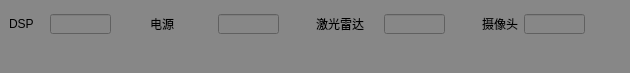
     <widget class="QWidget" name="widget_7" native="true">
      <property name="geometry">
       <rect>
        <x>794</x>
        <y>534</y>
        <width>630</width>
        <height>73</height>
       </rect>
      </property>
      <property name="styleSheet">
       <string notr="true">background-color: rgb(255, 255, 255);
background-color: rgb(135, 135, 135);</string>
      </property>
      <widget class="QLabel" name="label_105">
       <property name="geometry">
        <rect>
         <x>9</x>
         <y>14</y>
         <width>68</width>
         <height>20</height>
        </rect>
       </property>
       <property name="minimumSize">
        <size>
         <width>68</width>
         <height>20</height>
        </size>
       </property>
       <property name="maximumSize">
        <size>
         <width>68</width>
         <height>20</height>
        </size>
       </property>
       <property name="text">
        <string>DSP</string>
       </property>
      </widget>
      <widget class="QLineEdit" name="lineEdit_75">
       <property name="geometry">
        <rect>
         <x>50</x>
         <y>14</y>
         <width>61</width>
         <height>20</height>
        </rect>
       </property>
       <property name="minimumSize">
        <size>
         <width>61</width>
         <height>20</height>
        </size>
       </property>
       <property name="maximumSize">
        <size>
         <width>61</width>
         <height>20</height>
        </size>
       </property>
      </widget>
      <widget class="QLineEdit" name="lineEdit_76">
       <property name="geometry">
        <rect>
         <x>218</x>
         <y>14</y>
         <width>61</width>
         <height>20</height>
        </rect>
       </property>
       <property name="minimumSize">
        <size>
         <width>61</width>
         <height>20</height>
        </size>
       </property>
       <property name="maximumSize">
        <size>
         <width>61</width>
         <height>20</height>
        </size>
       </property>
      </widget>
      <widget class="QLabel" name="label_106">
       <property name="enabled">
        <bool>true</bool>
       </property>
       <property name="geometry">
        <rect>
         <x>150</x>
         <y>14</y>
         <width>68</width>
         <height>20</height>
        </rect>
       </property>
       <property name="minimumSize">
        <size>
         <width>68</width>
         <height>20</height>
        </size>
       </property>
       <property name="maximumSize">
        <size>
         <width>68</width>
         <height>20</height>
        </size>
       </property>
       <property name="text">
        <string>电源</string>
       </property>
      </widget>
      <widget class="QLineEdit" name="lineEdit_77">
       <property name="geometry">
        <rect>
         <x>384</x>
         <y>14</y>
         <width>61</width>
         <height>20</height>
        </rect>
       </property>
       <property name="minimumSize">
        <size>
         <width>61</width>
         <height>20</height>
        </size>
       </property>
       <property name="maximumSize">
        <size>
         <width>61</width>
         <height>20</height>
        </size>
       </property>
      </widget>
      <widget class="QLabel" name="label_107">
       <property name="geometry">
        <rect>
         <x>316</x>
         <y>14</y>
         <width>68</width>
         <height>20</height>
        </rect>
       </property>
       <property name="minimumSize">
        <size>
         <width>68</width>
         <height>20</height>
        </size>
       </property>
       <property name="maximumSize">
        <size>
         <width>68</width>
         <height>20</height>
        </size>
       </property>
       <property name="text">
        <string>激光雷达</string>
       </property>
      </widget>
      <widget class="QLabel" name="label_108">
       <property name="geometry">
        <rect>
         <x>482</x>
         <y>14</y>
         <width>68</width>
         <height>20</height>
        </rect>
       </property>
       <property name="minimumSize">
        <size>
         <width>68</width>
         <height>20</height>
        </size>
       </property>
       <property name="maximumSize">
        <size>
         <width>68</width>
         <height>20</height>
        </size>
       </property>
       <property name="text">
        <string>摄像头</string>
       </property>
      </widget>
      <widget class="QLineEdit" name="lineEdit_78">
       <property name="geometry">
        <rect>
         <x>524</x>
         <y>14</y>
         <width>61</width>
         <height>20</height>
        </rect>
       </property>
       <property name="minimumSize">
        <size>
         <width>61</width>
         <height>20</height>
        </size>
       </property>
       <property name="maximumSize">
        <size>
         <width>61</width>
         <height>20</height>
        </size>
       </property>
      </widget>
     </widget>
